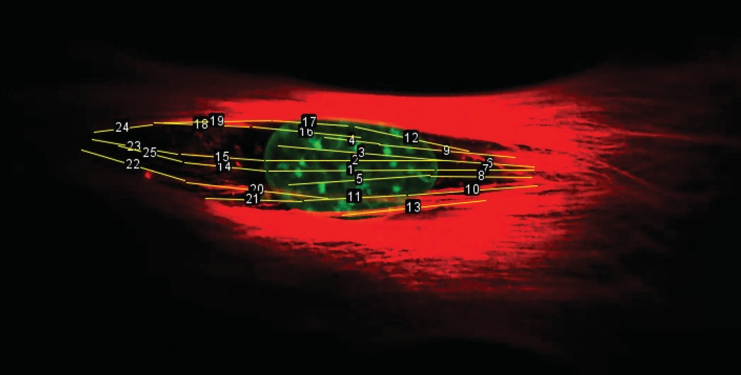
#> input picture research_project.png, 1481 x 749 px, given as the content of the folder D:/BioLab/img/temp_image, which was not available (shown at 1/2 size)
$ python cut_nuclei.py
#> lines starting #> are read from the running program, lines starting #| are printed output that depends on the picture; after the words box and inside, x2 and y2 are one past the last pixel; in counts of white or black regions, pixels touching at a corner belong together; pictures that were not available may be replaced by others from this repository, and a replacement may not be noted
import os
import glob
import numpy as np
import cv2


CNT_AREA_TH = 700


def get_cnt_center(cnt):
    M = cv2.moments(cnt)
    center_x = int(M["m10"] / M["m00"])
    center_y = int(M["m01"] / M["m00"])

    center = (center_x, center_y)

    return center


def get_cnts(img):
    _, img_thresh = cv2.threshold(img, 30, 255, cv2.THRESH_BINARY)

    img_thresh = cv2.morphologyEx(img_thresh, cv2.MORPH_OPEN, np.ones((5, 5)))  #cv2.getStructuringElement(cv2.MORPH_CROSS,(5,5)))
    img_thresh = cv2.morphologyEx(img_thresh, cv2.MORPH_CLOSE, np.ones((5, 5))) #cv2.getStructuringElement(cv2.MORPH_CROSS,(5,5)))

    cnts, _ = cv2.findContours(img_thresh, cv2.RETR_EXTERNAL, cv2.CHAIN_APPROX_NONE)
    # cnts = sorted(cnts, key=lambda cnt: cv2.contourArea(cnt), reverse=True)
    cnts = [cnt for cnt in cnts if cv2.contourArea(cnt) > CNT_AREA_TH]

    return cnts


def draw_cnts(shape, cnts):
    mask = np.zeros(shape, dtype=np.uint8)
    cv2.drawContours(mask, cnts, -1, color=255, thickness=-1)

    return mask


def cut_nucleus(img, cnt):
    h, w = img.shape

    center = get_cnt_center(cnt)

    x1, x2 = center[0] - 256, center[0] + 256
    y1, y2 = center[1] - 256, center[1] + 256

    if x1 < 0:
        x1, x2 = 0, 512
    if x2 >= w:
        x1, x2 = w - 1 - 512, w - 1

    if y1 < 0:
        y1, y2 = 0, 512
    if y2 >= h:
        y1, y2 = h - 1 - 512, h - 1

    nucleus_img = img[y1: y2, x1: x2]

    return nucleus_img


def process_img(img_path, output_img_path, output_mask_path):
#> called with img_path = '_only/research_project.png'
    file_name = os.path.basename(img_path)
    img = cv2.imread(img_path, cv2.IMREAD_GRAYSCALE)
#> img: shape (749, 1481); min 0, max 255, mean 26.9

    cnts = get_cnts(img)
#> in get_cnts, `_, img_thresh = cv2.threshold(img, 30, 255, cv2.THRESH_BINARY)`:
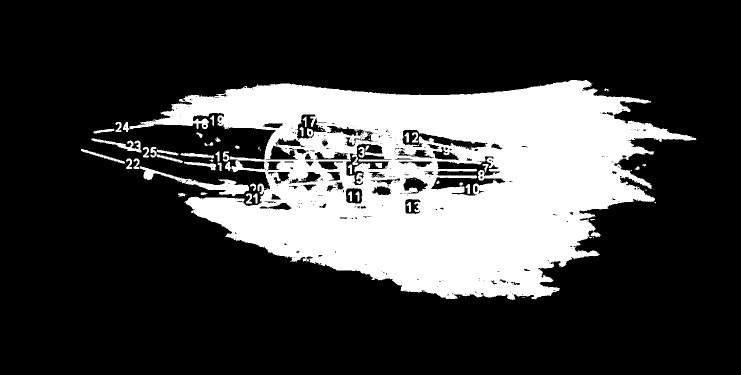
#> img_thresh: shape (749, 1481) (shown at 1/2 size); 24.7% white; 102 white regions (51 under 20 px), largest, box (x1, y1, x2, y2) and area: (259, 160, 1393, 600) 265037, (280, 332, 498, 393) 2765, (183, 277, 283, 305) 784
#> in get_cnts, `img_thresh = cv2.morphologyEx(img_thresh, cv2.MORPH_OPEN, np.ones((5, ..`: img_thresh: shape (749, 1481); 23.8% white; 83 white regions, largest, box (x1, y1, x2, y2) and area: (273, 160, 1382, 599) 256398, (350, 354, 498, 391) 1976, (287, 337, 316, 359) 407
#> in get_cnts, `img_thresh = cv2.morphologyEx(img_thresh, cv2.MORPH_CLOSE, np.ones((5,..`:
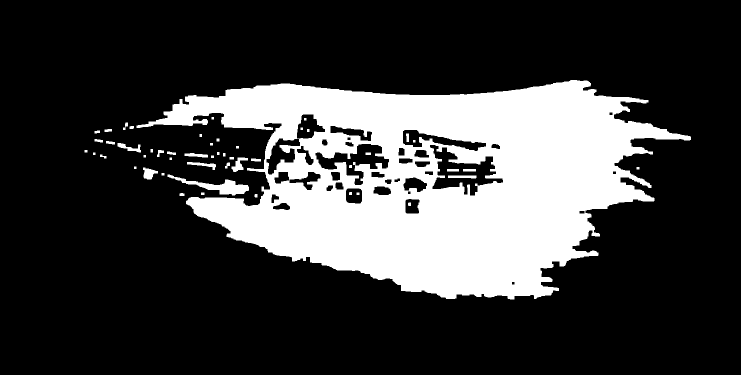
#> img_thresh: shape (749, 1481) (shown at 1/2 size); 24.1% white; 51 white regions
#> in get_cnts, `cnts, _ = cv2.findContours(img_thresh, cv2.RETR_EXTERNAL, cv2.CHAIN_AP..`: cnts = 38 contours, 5 with area under 20; largest, box (x1, y1, x2, y2) and area: (273, 160, 1382, 599) 285854, (335, 349, 498, 391) 1928, (286, 335, 316, 359) 394, (463, 315, 496, 344) 379, (235, 286, 282, 305) 302
#> in get_cnts, `cnts = [cnt for cnt in cnts if cv2.contourArea(cnt) > CNT_AREA_TH]`: cnts = 2 contours; box (x1, y1, x2, y2) and area: (273, 160, 1382, 599) 285854, (335, 349, 498, 391) 1928
    mask = draw_cnts(img.shape, cnts)
#> in draw_cnts, `cv2.drawContours(mask, cnts, -1, color=255, thickness=-1)`:
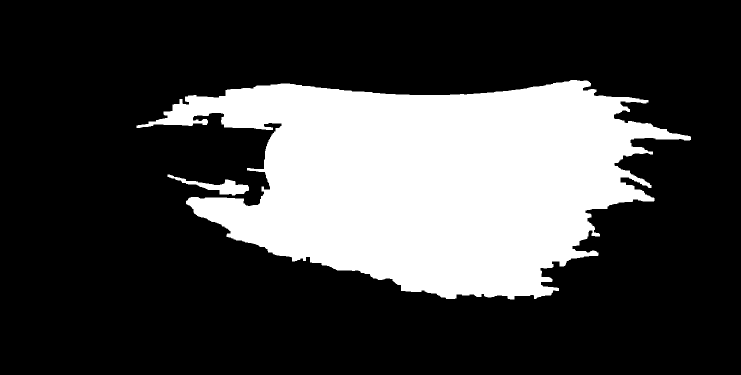
#> mask: shape (749, 1481) (shown at 1/2 size); 26.2% white; 2 white regions, box (x1, y1, x2, y2) and area: (273, 160, 1382, 599) 288080, (335, 349, 498, 391) 2113

    for cnt in cnts:
        center = get_cnt_center(cnt)
        nucleus_img = cut_nucleus(img, cnt)
        nucleus_mask = cut_nucleus(mask, cnt)

        name = file_name.rsplit('.', 1)[0] + "_" + str(center[0]) + "_" + str(center[1]) + ".png"

        nucleus_img_path = os.path.join(output_img_path, name)
        nucleus_mask_path = os.path.join(output_mask_path, name)

        cv2.imwrite(nucleus_img_path, nucleus_img)
        cv2.imwrite(nucleus_mask_path, nucleus_mask)
#> this loop made 2 passes
#> pass 1, in cut_nucleus, `nucleus_img = img[y1: y2, x1: x2]`:
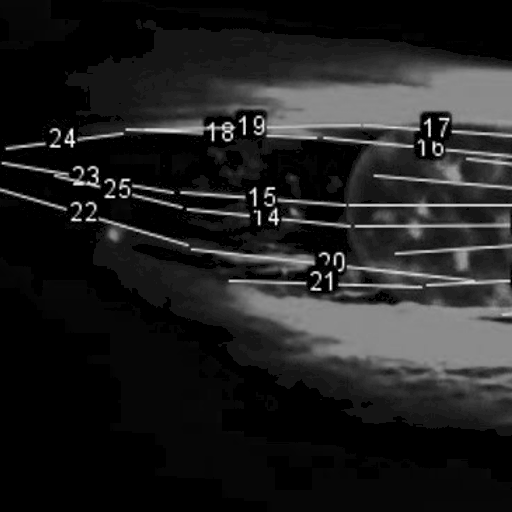
#> nucleus_img: shape (512, 512); min 0, max 255, mean 32.6
#> pass 1, in cut_nucleus (call 2), `nucleus_img = img[y1: y2, x1: x2]`:
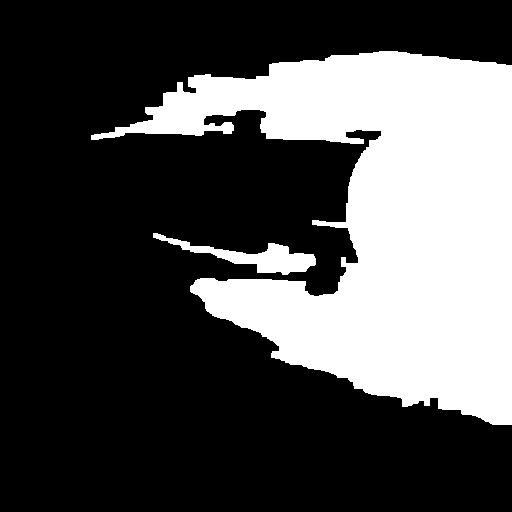
#> nucleus_img: shape (512, 512); 30.7% white; 2 white regions, box (x1, y1, x2, y2) and area: (91, 51, 512, 425) 78364, (153, 233, 316, 275) 2113
#> pass 2, in cut_nucleus (call 3), `nucleus_img = img[y1: y2, x1: x2]`:
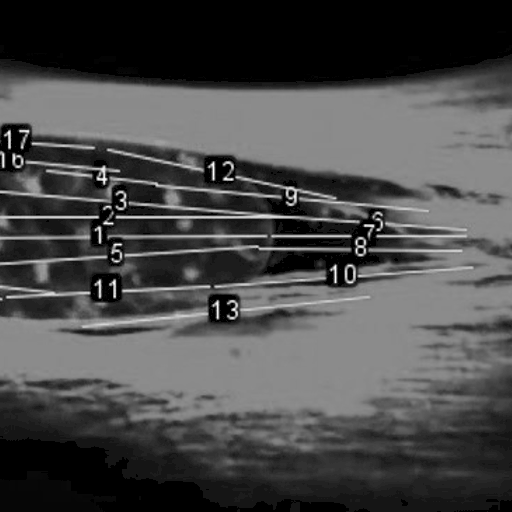
#> nucleus_img: shape (512, 512); min 0, max 255, mean 73.8
#> pass 2, in cut_nucleus (call 4), `nucleus_img = img[y1: y2, x1: x2]`:
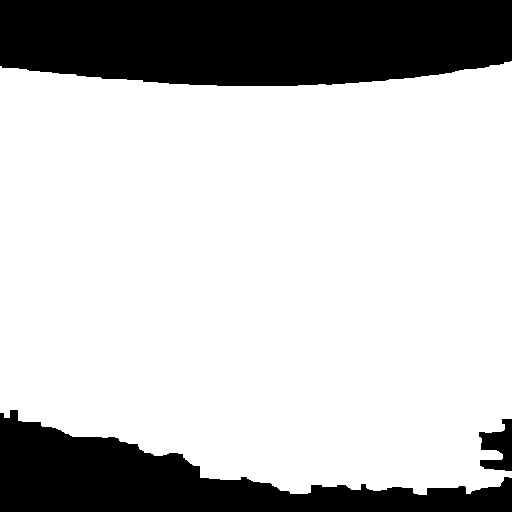
#> nucleus_img: shape (512, 512); 75.6% white; 3 black regions, box (x1, y1, x2, y2) and area: (0, 0, 512, 86) 40229, (0, 410, 512, 512) 22610, (479, 419, 512, 471) 1074


if __name__ == '__main__':
    folder_path = r"D:\BioLab\img\temp_image"
    output_img_path = r"D:\BioLab\img\model_training_img\Big_img_5K_and_mask\control siRNA 20x 5x5 15um stack_Airyscan Processing_Stitch-003\imgs"
    output_mask_path = "D:\BioLab\img\model_training_img\Big_img_5K_and_mask\control siRNA 20x 5x5 15um stack_Airyscan Processing_Stitch-003\masks"

    for img_path in glob.glob(os.path.join(folder_path, "*.png")):
        print("Processing " + img_path)

        process_img(img_path, output_img_path, output_mask_path)
